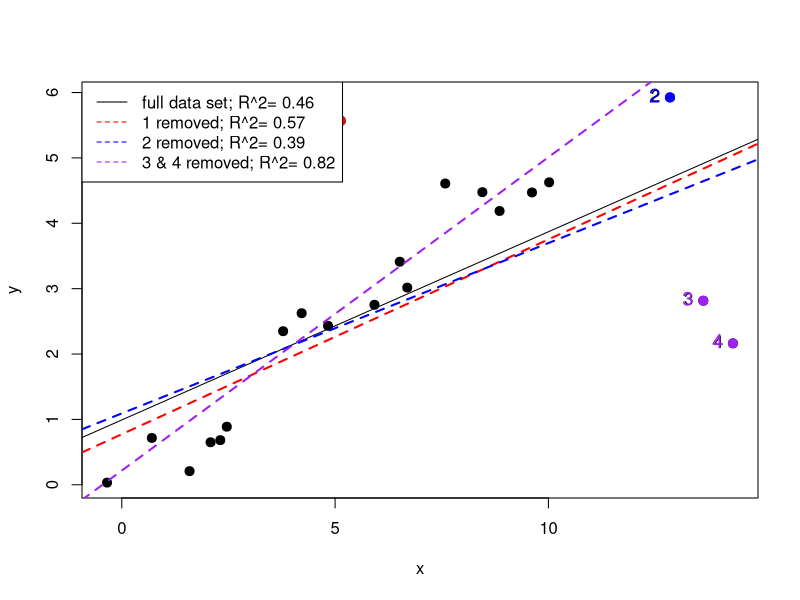
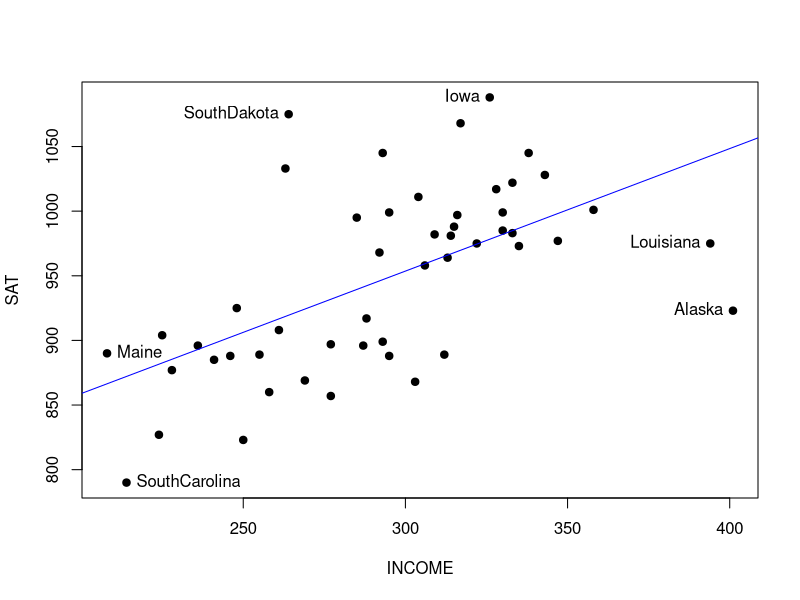
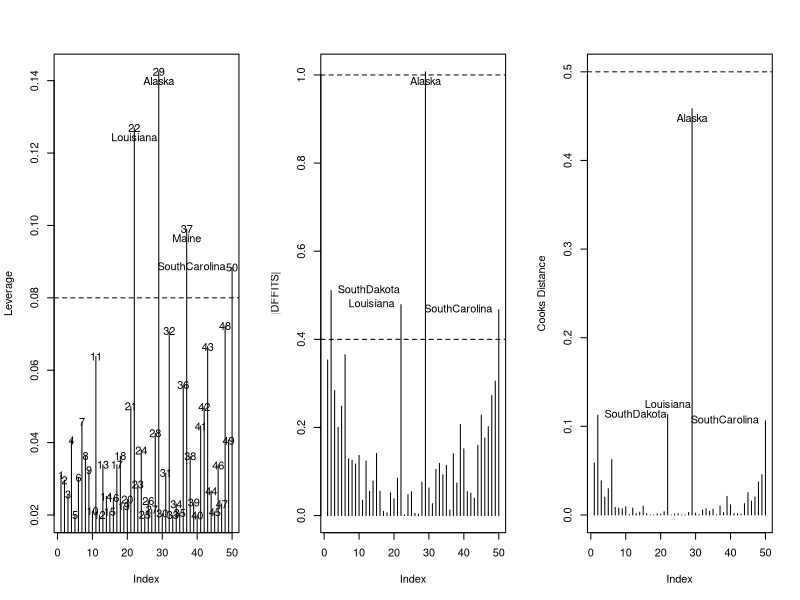
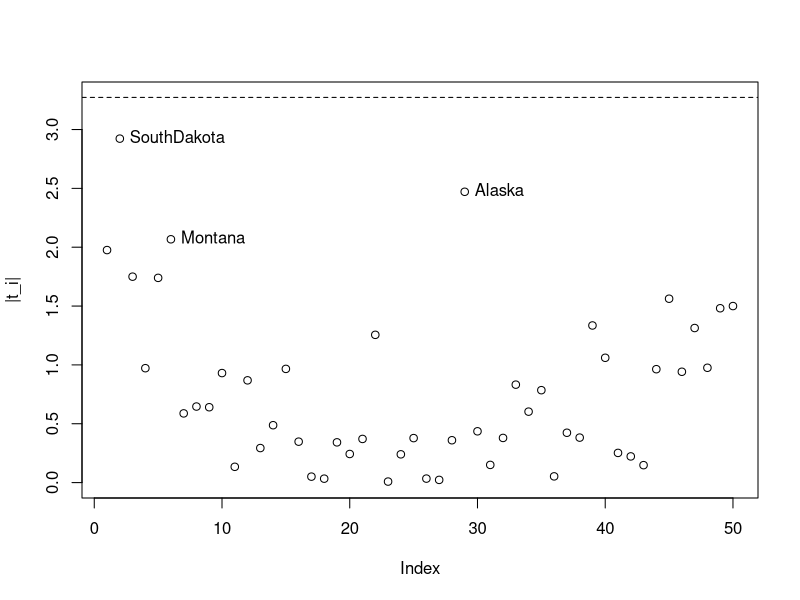
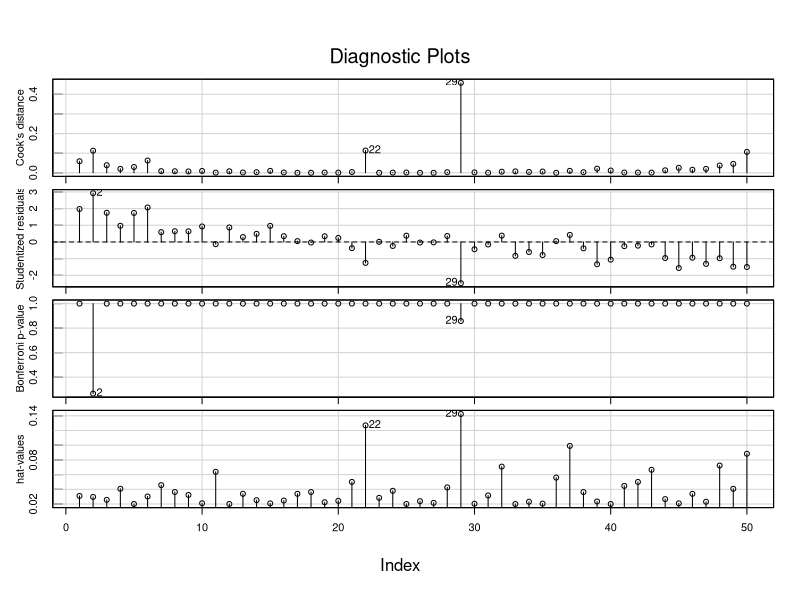
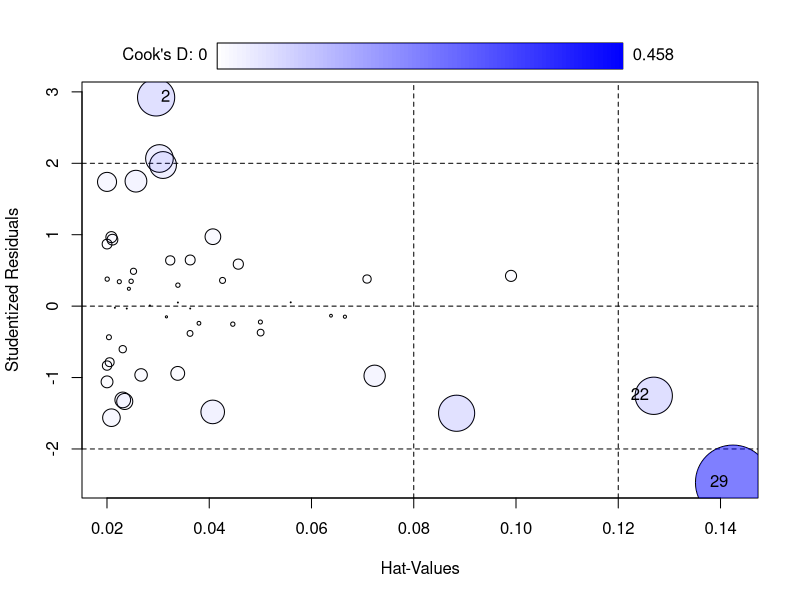

Recreate these plots in R, in order.
## ---- chunk 1
set.seed(453)
x=c(seq(0,10,length=18),13,13.5,14.5)+rnorm(21,0,0.2)
y=0.5*x+c(rnorm(9,0,0.3),3,rnorm(8,0,0.3),-0.5,-4,-5)
plot(y~x, pch=19,cex=1.2)
set.seed(NULL)

#Initial Graph

#Fit w/ all cases
text(x[c(10,19,20,21)],y[c(10,19,20,21)],labels=c('1','2','3','4'),pos=2)
fit=lm(y~x);abline(fit,col='black'); summary(fit)$r.squared
anova(fit)

# Fit w/ case 1 removed
fit1=lm(y[-10]~x[-10]);abline(fit1,col='red',lwd=2,lty=2)
points(x[c(10)],y[c(10)],col='red',pch=19,cex=1.2)
text(x[c(10)],y[c(10)],label='1',col='red',pos=2,cex=1.2)
anova(fit1)

# Fit w/ case 2 removed
fit2=lm(y[-19]~x[-19]);abline(fit2,col='blue',lwd=2,lty=2)
points(x[c(19)],y[c(19)],col='blue',pch=19,cex=1.2)
text(x[c(19)],y[c(19)],label='2',col='blue',pos=2,cex=1.2)
anova(fit2)

# Fit w/ cases 3 & 4 removed
fit3=lm(y[-c(20,21)]~x[-c(20,21)]);abline(fit3,col='purple',lwd=2,lty=2)
points(x[c(20,21)],y[c(20,21)],col='purple',pch=19,cex=1.2)
text(x[c(20,21)],y[c(20,21)],label=c('3','4'),col='purple',pos=2,cex=1.2)
anova(fit3)

#plot legend
legend('topleft',lty=c(1,2,2,2),
       col=c('black','red','blue','purple'),
       legend=c(paste('full data set; R^2=', round(summary(fit)$r.squared,2)),
                paste('1 removed; R^2=', round(summary(fit1)$r.squared,2)),
                paste('2 removed; R^2=', round(summary(fit2)$r.squared,2)),
                paste('3 & 4 removed; R^2=', round(summary(fit3)$r.squared,2))))
## ---- chunk 2
c(summary(fit)$sigma, summary(fit1)$sigma, summary(fit2)$sigma, summary(fit3)$sigma)

## ---- chunk 3
c(summary(fit)$r.squared, summary(fit1)$r.squared, summary(fit2)$r.squared, summary(fit3)$r.squared)
## ---- chunk 4
#setwd(dirname(rstudioapi::getActiveDocumentContext()$path))
library(readxl)  #install.packages('readxl) if you haven't already
SATData=read_excel("stateSAT.xls")
str(SATData)
## ---- chunk 5
par(mfrow=c(1,1))
plot(SAT~INCOME,data=SATData,pch=19)
fit=lm(SAT~INCOME,data=SATData)
abline(fit,col='blue')
text(SATData$INCOME[c(1,2,22,29,37,50)],
     SATData$SAT[c(1,2,22,29,37,50)],
     label=SATData$STATE[c(1,2,22,29,37,50)],
     pos=c(2,2,2,2,4,4))

## ---- chunk 6
t_i=rstudent(fit) #studentized residuals
t_i
h_i=hatvalues(fit); #leverage
h_i
D_i=cooks.distance(fit) #cooks distance
D_i
DFFITS_i=dffits(fit) #DFFITS
DFFITS_i
k=ncol(model.matrix(fit))-1 #number of predictors in model
k
n=nrow(model.matrix(fit)) #sample size
n
## ---- chunk 7
par(mfrow=c(1,3))
#Leverage plot
plot(h_i,ylab='Leverage',type='h')
abline(h=2*(k+1)/n,lty=2)

#After identifying, label cases of interest
#identify(h_i,label=SATData$STATE)
text(1:n,abs(h_i))
text(c(22,29,37,50),
     h_i[c(22,29,37,50)],
     label=SATData$STATE[c(22,29,37,50)],
     pos=c(1,1,1,2))

#|DDFITS| plot
plot(abs(DFFITS_i),ylab='|DFFITS|',type='h')
abline(h=c(1,2*sqrt((k+1)/n)),lty=2)

#After identifying, label cases of interest
#identify(abs(DFFITS_i),label=SATData$STATE)
#text(1:n,abs(DFFITS_i))
text(c(2,22,29,50),
     abs(DFFITS_i[c(2,22,29,50)]),
     label=SATData$STATE[c(2,22,29,50)],
     pos=c(4,2,1,2))

#Cooks Distance Plot
#plot(D_i, ylab='Cooks Distance')
plot(D_i, ylab='Cooks Distance', ylim=c(0,0.5),type='h')
abline(h=c(0.5,1),lty=2)

#After identifying, label cases of interest
#identify(D_i,label=SATData$STATE)
#text(1:n,abs(D_i))
text(c(2,22,29,50),
     D_i[c(2,22,29,50)],
     label=SATData$STATE[c(2,22,29,50)],
     pos=c(4,3,1,2))

SATData$STATE[c(2,22,29,37,50)]
## ---- chunk 8
(t.star=qt(0.1/(2*n),df=n-k-2,lower.tail = F)) 

## ---- chunk 9
par(mfrow=c(1,1))
plot(abs(t_i),ylab="|t_i|",ylim=c(0,t.star))
abline(h=t.star,lty=2) #Bonferonni Adj. t*
text(c(2,6,29),
     abs(t_i[c(2,6,29)]),
     label=SATData$STATE[c(2,6,29)],
     pos=c(4,4,4))

## ---- chunk 10
#car package has own plots
par(mfrow=c(1,1))
library(car)
#SATData=data.frame(SATData, row.names = SATData$STATE)
infIndexPlot(fit, vars=c("Cook", "Studentized", "Bonf", "hat"))
influencePlot(fit)
SATData$STATE[c(2,22,29)]
#?influencePlot
